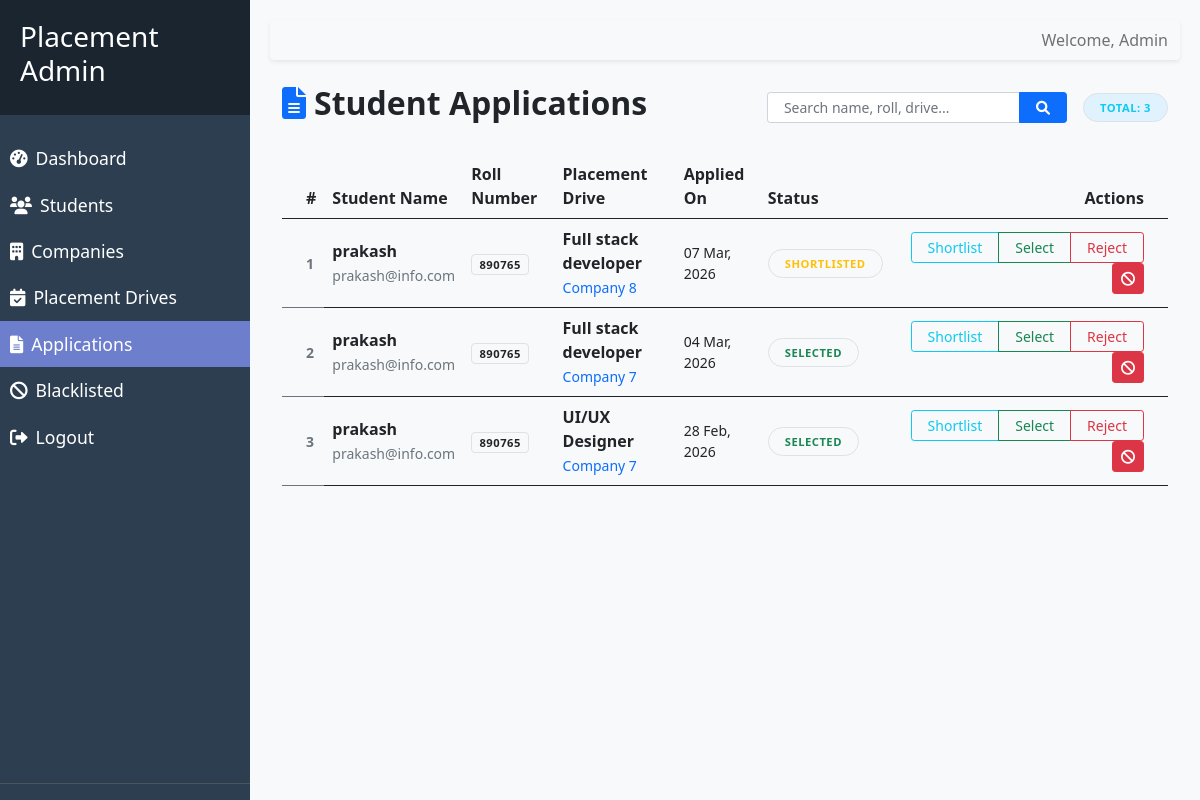
Screenshot of /admin/applications (signed in) with the database file from the repository.
### models/student_application.py (models this page shows, shortened)
class StudentApplication(db.Model):
    __tablename__ = "student_applications"
    __table_args__ = (
        db.UniqueConstraint('student_id', 'drive_id', name='unique_student_drive_application'),
    )
    id = db.Column(db.Integer, primary_key=True)
    student_id = db.Column(db.Integer, db.ForeignKey("student_profiles.id"), nullable=False)
    drive_id = db.Column(db.Integer, db.ForeignKey("placement_drives.id"), nullable=False)
    status = db.Column(
        db.Enum(ApplicationStatus),
        nullable=False,
        default=ApplicationStatus.APPLIED
    )
    applied_at = db.Column(db.DateTime, nullable=False, server_default=db.func.now())
    updated_at = db.Column(db.DateTime, nullable=True, onupdate=db.func.now())
    student = db.relationship("StudentProfile", backref=db.backref("student_applications", lazy=True))
    drive = db.relationship("PlacementDrive", backref=db.backref("job_applications", lazy=True, cascade="all, delete-orphan"))

### models/student_profile.py (models this page shows, shortened)
class StudentProfile(db.Model):
    __tablename__ = "student_profiles"
    id = db.Column(db.Integer, primary_key=True)
    account_id = db.Column(db.Integer, db.ForeignKey("accounts.id"), unique=True, nullable=False)
    full_name = db.Column(db.String(255), nullable=False)
    university_register_number = db.Column(db.String(100), unique=True, nullable=False)
    gender_code = db.Column(db.String(20), nullable=True)
    date_of_birth = db.Column(db.Date, nullable=True)
    institutional_email = db.Column(db.String(255), unique=True, nullable=False)
    personal_email = db.Column(db.String(255), nullable=True)
    primary_phone = db.Column(db.String(20), nullable=False)
    secondary_phone = db.Column(db.String(20), nullable=True)
    skills = db.Column(db.String(500), nullable=True)
    cv_filename = db.Column(db.String(255), nullable=True)

### models/placement_drive.py (models this page shows, shortened)
class PlacementDrive(db.Model):
    __tablename__ = "placement_drives"
    id = db.Column(db.Integer, primary_key=True)
    company_id = db.Column(db.Integer, db.ForeignKey("company_profiles.id"), nullable=False)
    company = db.relationship("CompanyProfile")
    job_title = db.Column(db.String(200), nullable=False)
    job_description = db.Column(db.Text, nullable=False)
    eligibility_criteria = db.Column(db.String(500), nullable=False)
    job_location = db.Column(db.String(100), nullable=False)
    package_amount = db.Column(db.String(50), nullable=False)
    application_deadline = db.Column(db.DateTime, nullable=False)
    approval_status = db.Column(
        db.Enum(DriveStatus),
        nullable=False,
        default=DriveStatus.PENDING
    )
    created_at = db.Column(db.DateTime, nullable=False, server_default=db.func.now())
    approved_at = db.Column(db.DateTime, nullable=True, onupdate=db.func.now())
    rejection_reason = db.Column(db.String(500), nullable=True)

### models/company_profile.py (models this page shows, shortened)
class CompanyProfile(db.Model):
    __tablename__ = "company_profiles"
    id = db.Column(db.Integer, primary_key=True)
    account_id = db.Column(db.Integer, db.ForeignKey("accounts.id"), unique=True, nullable=False)
    name = db.Column(db.String(255), nullable=False)
    company_id_field = db.Column(db.String(100), unique=True, nullable=False)
    website_url = db.Column(db.String(255), nullable=True)
    industry_type = db.Column(db.String(255), nullable=True)
    location = db.Column(db.String(255), nullable=True)
    approval_status = db.Column(
        db.Enum(ApprovalAction),
        nullable=False,
        default=ApprovalAction.PENDING,
        index=True
    )
    hr_contact = db.Column(db.String(255), nullable=False)
    work_email = db.Column(db.String(255), unique=True, nullable=False)

### routes/moderation_routes.py (the view, shortened to what this page needs)
@admin_bp.route("/applications", endpoint="applications")
def inspect_student_applications():
    search_query = request.args.get('search', '').strip()
    query = StudentApplication.query
    all_apps = query.order_by(StudentApplication.applied_at.desc()).all()
    return render_template("admin/applications.html", applications=all_apps, search_query=search_query)

### routes/moderation_routes.py (called while the page is built)
@admin_bp.before_request
def admin_required():
    if session.get("role") != "admin":
        return redirect(url_for("auth.admin_login"))

### utils/helpers.py (called while the page is built)
def format_drive_date(value):
    if not value:
        return "N/A"
    return value.strftime('%d %b, %Y')

### templates/admin/applications.html (shortened to what this page needs)
{% extends 'base_admin.html' %}
{% block content %}
<div class="container-fluid mt-4">
    <div class="d-flex justify-content-between align-items-center mb-4">
        <h2 class="fw-bold"><i class="fas fa-file-alt me-2 text-primary"></i>Student Applications</h2>
        <div class="d-flex align-items-center gap-3">
            <form action="{{ url_for('admin.applications') }}" method="GET" class="input-group input-group-sm"
                style="width: 300px;">
                <input type="text" name="search" class="form-control rounded-start-pill ps-3"
                    placeholder="Search name, roll, drive..." value="{{ search_query or '' }}">
                <button class="btn btn-primary rounded-end-pill px-3" type="submit">
                    <i class="fas fa-search"></i>
                </button>
            </form>
            <div class="badge bg-soft-info p-2 px-3 rounded-pill text-info border border-info-subtle">
                Total: {{ applications|length }}
            </div>
        </div>
    </div>
    <div class="portal-panel">
        <div class="table-responsive">
            <table class="table table-hover align-middle mb-0">
                <thead class="bg-light border-bottom">
                    <tr>
                        <th class="ps-4">#</th>
                        <th>Student Name</th>
                        <th>Roll Number</th>
                        <th>Placement Drive</th>
                        <th>Applied On</th>
                        <th>Status</th>
                        <th class="pe-4 text-end">Actions</th>
                    </tr>
                </thead>
                <tbody>
                    {% for app in applications %}
                    <tr class="border-bottom-0">
                        <td class="ps-4 fw-bold text-muted small">{{ loop.index }}</td>
                        <td>
                            <div class="fw-bold text-dark">{{ app.student.full_name }}</div>
                            <small class="text-muted">{{ app.student.institutional_email }}</small>
                        </td>
                        <td><span class="badge bg-light text-dark border">{{ app.student.university_register_number
                                }}</span></td>
                        <td>
                            <div class="fw-bold">{{ app.drive.job_title }}</div>
                            <small class="text-primary">{{ app.drive.company.name if app.drive.company else "Unknown
                                Company" }}</small>
                        </td>
                        <td>
                            <div class="small">{{ app.applied_at | format_drive_date }}</div>
                        </td>
                        <td id="status-{{ app.id }}">
                            {{ app.status | status_badge }}
                        </td>
                        <td class="pe-4 text-end">
                            <div class="btn-group btn-group-sm">
                                <button class="btn btn-outline-info px-3 update-status" data-id="{{ app.id }}"
                                    data-status="Shortlisted">Shortlist</button>
                                <button class="btn btn-outline-success px-3 update-status" data-id="{{ app.id }}"
                                    data-status="Selected">Select</button>
                                <button class="btn btn-outline-danger px-3 update-status" data-id="{{ app.id }}"
                                    data-status="Rejected">Reject</button>
                            </div>
                            <form
                                action="{{ url_for('admin.blacklist_entity', entity_type='application', entity_id=app.id) }}"
                                method="POST" class="d-inline ms-2">
                                <button type="submit" class="btn btn-sm btn-danger px-2" title="Blacklist"
                                    onclick="return confirm('Are you sure you want to blacklist this application?')">
                                    <i class="fas fa-ban"></i>
                                </button>
                            </form>
                        </td>
                    </tr>
                    {% endfor %}
                </tbody>
            </table>
        </div>
    </div>
</div>
{% endblock %}

### templates/base_admin.html (style rules this page uses)
body { display: flex; min-height: 100vh; background-color: #f8f9fa; }

### templates/admin/applications.html (style rules this page uses)
.bg-soft-info { background-color: #e0f2fe; }
.badge { font-weight: 700; font-size: 0.7rem; text-transform: uppercase; letter-spacing: 0.5px; }

### rows the page displays
StudentApplication: student.full_name "prakash", student.institutional_email "prakash@info.com", student.university_register_number "890765", drive.job_title "Full stack developer", drive.company "Company 8", applied_at "07 Mar, 2026", status|status_badge "SHORTLISTED"
StudentApplication: student.full_name "prakash", student.institutional_email "prakash@info.com", student.university_register_number "890765", drive.job_title "Full stack developer", drive.company "Company 7", applied_at "04 Mar, 2026", status|status_badge "SELECTED"
StudentApplication: student.full_name "prakash", student.institutional_email "prakash@info.com", student.university_register_number "890765", drive.job_title "UI/UX Designer", drive.company "Company 7", applied_at "28 Feb, 2026", status|status_badge "SELECTED"

### other values shown
{{ applications|length }} "3"
